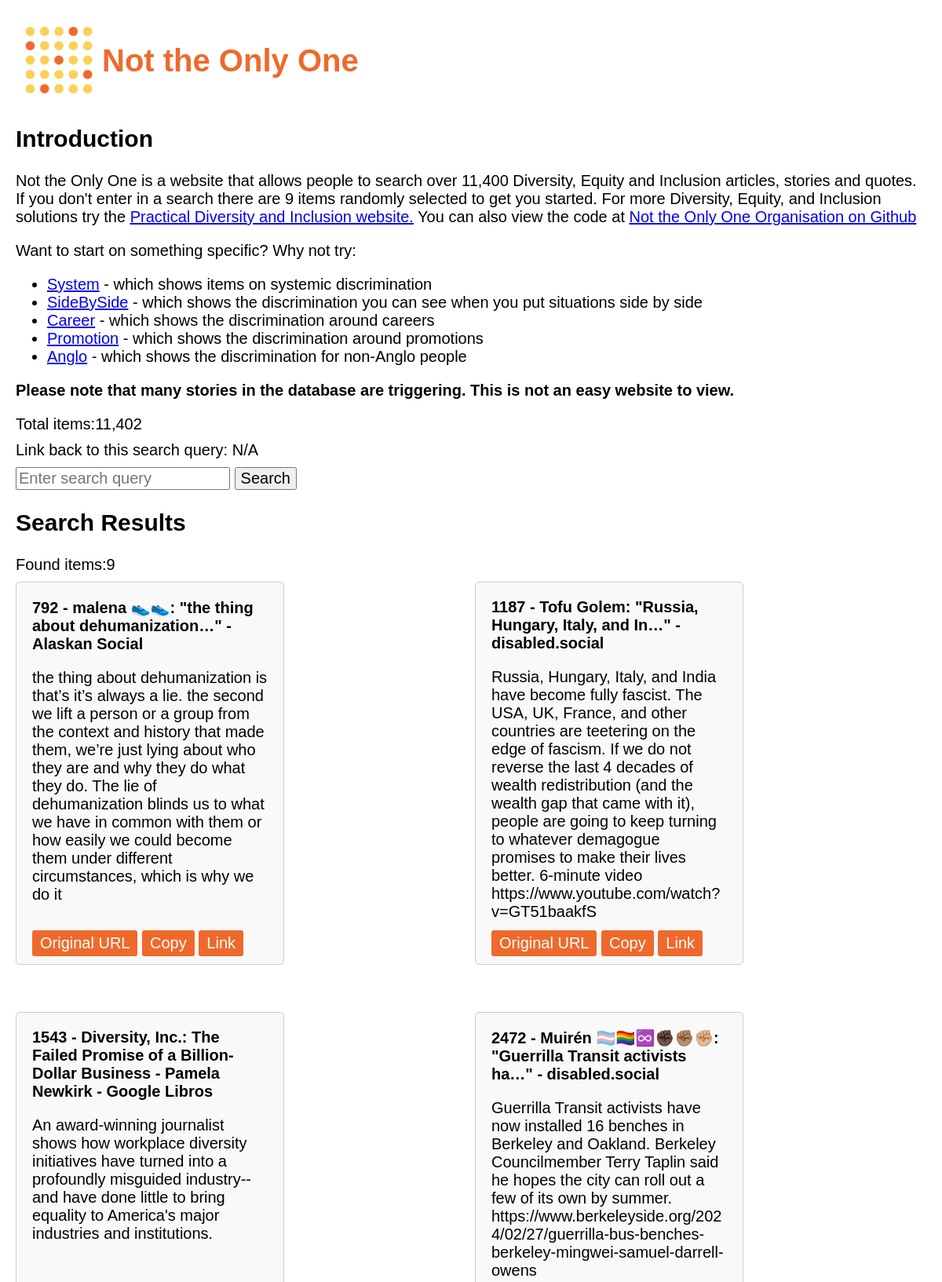
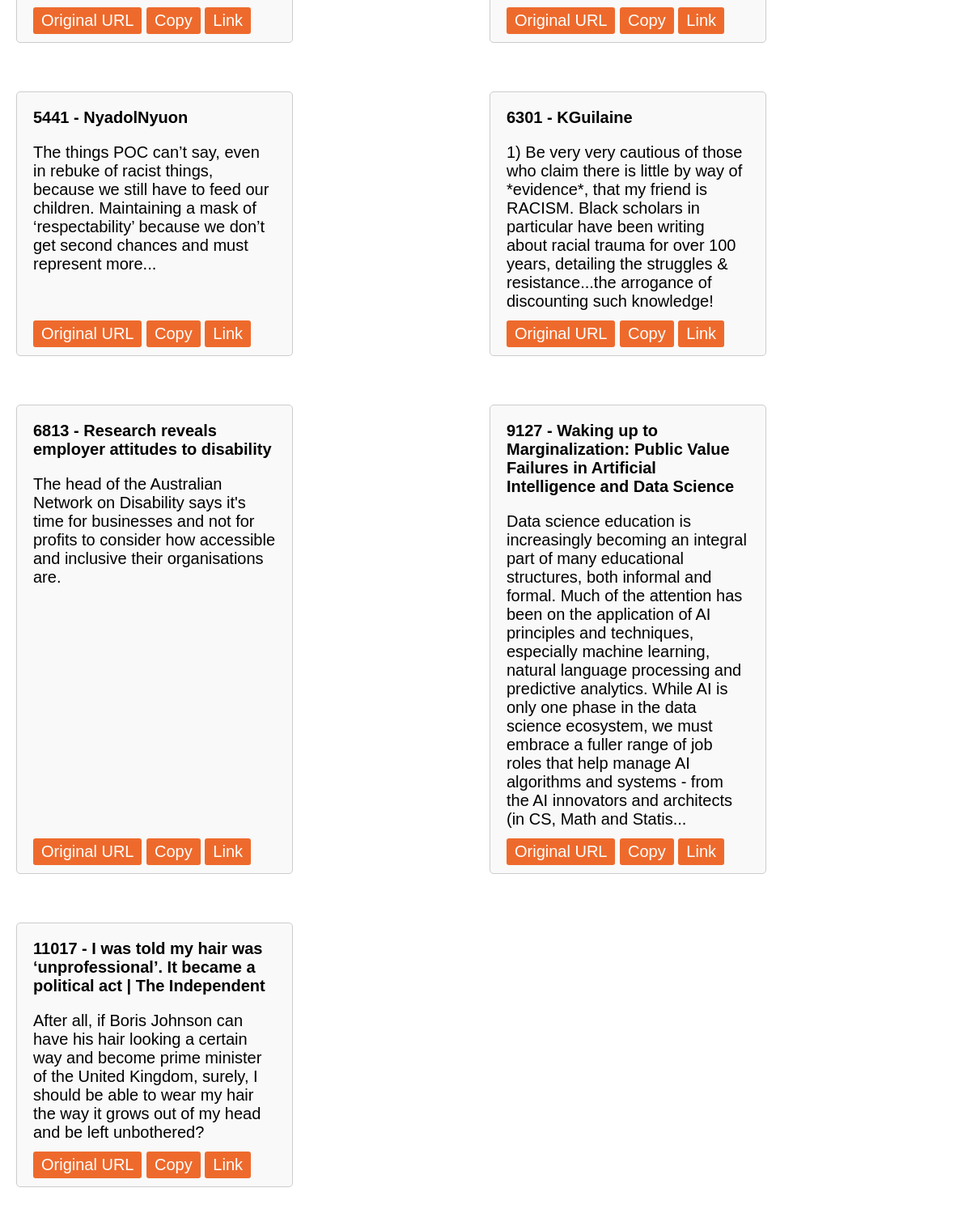
The page / on the database its author committed (2 pictures, top to bottom).
### tables this page shows
CREATE TABLE ntoo_item (
    id INTEGER PRIMARY KEY AUTOINCREMENT,
    "timestamp" TEXT, "title" TEXT, "key_text" TEXT, "link" TEXT
);

### app.py (the view)
@app.route('/', methods=['GET', 'POST'])
def index():
    total_count = get_total_count()
    if request.method == 'POST':
        search_query = request.form['search_query'].lower()
        results = find_items(search_query)
        return render_template('index.html', results=results,total_count=total_count,search_query=search_query)
    else:
        if 'search_query' in request.args:
            search_query = request.args['search_query'].lower()
            results = find_items(search_query)
            return render_template('index.html', results=results,total_count=total_count,search_query=search_query)
        else:
            random_rows = choose_random_rows(choose_number_initial_items)
            results = []
            for random_row in random_rows:
                id, title_lower, title, text_lower, text, url = random_row
                results.append((id, title, text, url))
            return render_template('index.html',results=results,total_count=total_count)

### app.py (called while the page is built)
def get_total_count():
    conn = sqlite3.connect(db_name)
    cursor = conn.cursor()
    cursor.execute(f"SELECT COUNT(*) FROM {table_name}")
    total_count = cursor.fetchone()[0]
    return total_count

def choose_random_rows(choose_number_initial_items):
    total_to_fetch = choose_number_initial_items
    conn = sqlite3.connect(db_name)
    cursor = conn.cursor()
    cursor.execute(f"SELECT COUNT(*) FROM {table_name}")
    total_rows = cursor.fetchone()[0]
    if total_rows < total_to_fetch:
        total_to_fetch = total_rows
    cursor.execute(f"SELECT id FROM {table_name}")
    all_ids = [row[0] for row in cursor.fetchall()]
    sampled_ids = random.sample(all_ids, total_to_fetch)
    placeholders = ",".join("?" for _ in sampled_ids)
    cursor.execute(f"SELECT id, LOWER(title) AS title_lower, title, LOWER(key_text) AS text_lower,key_text, link FROM {table_name} WHERE id IN ({placeholders})", sampled_ids)
    random_rows = cursor.fetchall()
    conn.close()
    return random_rows

### templates/index.html (shortened to what this page needs)
<!DOCTYPE html>
<html>
<head>
</head>
<body>
    <a href="/"><img id="logo" src="{{ url_for('static', filename='ntoo_logo.png') }}"/></a>
    <h1><a href="/">Not the Only One</a></h1>
    <h2 id="introduction" >Introduction</h2>
    <div class="introduction">Not the Only One is a website that allows people to search over {{ "{:,}".format(total_count - (total_count % 100)) }} Diversity, Equity and Inclusion articles, stories and quotes. If you don't enter in a search there are 9 items randomly selected to get you started. For more Diversity, Equity, and Inclusion solutions try the <a href="https://www.practicaldiversity.org/">Practical Diversity and Inclusion website.</a> You can also view the code at <a href="https://github.com/NotTheOnlyOne/ntoo_simple">Not the Only One Organisation on Github</a></div>
    <div>Want to start on something specific? Why not try:
         <ul>
            <li><a href="?search_query=system">System</a> - which shows items on systemic discrimination</li>
            <li><a href="?search_query=SideBySide">SideBySide</a> - which shows the discrimination you can see when you put situations side by side</li>
            <li><a href="?search_query=career">Career</a> - which shows the discrimination around careers</li>
            <li><a href="?search_query=promotion">Promotion</a> - which shows the discrimination around promotions</li>
            <li><a href="?search_query=anglo">Anglo</a> - which shows the discrimination for non-Anglo people</li>
         </ul>
    </div>
    <div class="warning">Please note that many stories in the database are triggering. This is not an easy website to view.</div>
    {% if total_count %}
	<div id="statistics">Total items:{{ "{:,}".format(total_count) }}</div>
    {% endif %}
    {% if search_query %}
        <div id="search_query">Link back to this search query: <a href="/?search_query={{ search_query.replace("#","%23") }}">{{ search_query }}</a></div>
    {% else %}
        <div id="search_query">Link back to this search query: N/A </div>
    {% endif %}
    <form action="/" method="POST">
    {% if search_query %}
        <input type="text" name="search_query" value="{{ search_query }}">
    {% else %}
        <input type="text" name="search_query" placeholder="Enter search query" required>
    {% endif %}
        <button type="submit">Search</button>
    </form>
    {% if results %}
        <h2>Search Results</h2>
	<div id="statistics_search">Found items:{{ results|length }}</div>
        <div class="tiles-container">
            {% for result in results %}
                <div class="tile">
                    <h3>{{ result[0] }} - {{ (result[1] or '') |truncate(200, True, '...') }}</h3>
                    <div class="text">{{ (result[2] or '') |truncate(500, True, '...') }}</div>
		    <div class="btn-group">
		        <a href="{{ result[3].split('?')[0] }}" class="btn btn-link url-btn">Original URL</a>
                        <button class="copy-btn" onclick="copyToClipboard('{{ result[0] }} - {{ result[1]|replace("\"","")|replace("’","\\’")|replace("`","\\`")|replace("'", "\\'")  }}', '{{ result[2]|replace("\"","")|replace("’","\\’")|replace("`","\\`")|replace("'", "\\'")|truncate(300, True, '...') }}', '{{ result[3].split('?')[0] }}')">Copy</button>
                        <a class = "btn btn-link url-btn" href="/?search_query=%23{{ result[0] }}">Link</a>
	            </div>
                </div>
            {% endfor %}
        </div>
    {% endif %}
</body>
</html>

### templates/index.html (style rules this page uses)
#logo { width: 110px; float:left; }
.warning { clear:both; font-weight:bold; margin-bottom: 20px; }
#introduction { clear:both; margin-top: 60px; }
button, input { font-size: 20px; }
.introduction { margin-bottom: 20px; }
body { font-family: Arial, sans-serif; font-size: 20px; margin: 0; padding: 20px; }
#search_query, #statistics_search, #statistics { margin-top: 10px; margin-bottom: 10px; }
h1 { margin-top:35px; color:#ee6a2c; }
h1 a { text-decoration: none; color:#ee6a2c; }
.tiles-container { display: grid; grid-template-columns: repeat(auto-fit, minmax(400px, 1fr)); grid-gap: 20px 10px; }
.tile { border: 1px solid #ccc; padding: 20px; border-radius: 5px; background-color: #f9f9f9; width: 300px; max-height: 750px; margin-bottom: 40px; position: relative; }
.btn-group { margin-top: 20px; position: absolute; bottom: 10px; }
.tile h3 { margin-top: 0; font-size: 20px; word-wrap: break-word; }
.tile div.text { margin-bottom: 35px; font-size: 20px; overflow-wrap: break-word; }
.copy-btn { display: inline-block; background-color: #ee6a2c; color: #fff; font-size:20px; border: none; padding: 5px 10px; border-radius: 3px; cursor: pointer; }
.url-btn { display: inline-block; background-color: #ee6a2c; color: #fff; font-size:20px; border: none; padding: 5px 10px; border-radius: 3px; cursor: pointer; text-decoration: none; }

### rows shown on the page
ntoo_item: id "792", title "malena 👟👟: \"the thing about dehumanization…\" - Alaskan Social", key_text "the thing about dehumanization is that’s it’s always a lie. the second we lift a person or a group from the context and history that made them, we’re just lying about who they are and why they do what they do. The lie of dehumanization blinds us to what we have in common with them or how easily we could become them under different circumstances, which is why we do it"
ntoo_item: id "1187", title "Tofu Golem: \"Russia, Hungary, Italy, and In…\" - disabled.social", key_text "Russia, Hungary, Italy, and India have become fully fascist. The USA, UK, France, and other countries are teetering on the edge of fascism. If we do not reverse the last 4 decades of wealth redistribution (and the wealth gap that came with it), people are going to keep turning to whatever demagogue promises to make their lives better. 6-minute video https://www.youtube.com/watch?v=GT51baakfS"
ntoo_item: id "1543", title "Diversity, Inc.: The Failed Promise of a Billion-Dollar Business - Pamela Newkirk - Google Libros", key_text "An award-winning journalist shows how workplace diversity initiatives have turned into a profoundly misguided industry--and have done little to bring equality to America's major industries and institutions."
ntoo_item: id "2472", title "Muirén 🏳️‍⚧️🏳️‍🌈♾️✊🏿✊🏽✊🏼: \"Guerrilla Transit activists ha…\" - disabled.social", key_text "Guerrilla Transit activists have now installed 16 benches in Berkeley and Oakland. Berkeley Councilmember Terry Taplin said he hopes the city can roll out a few of its own by summer. https://www.berkeleyside.org/2024/02/27/guerrilla-bus-benches-berkeley-mingwei-samuel-darrell-owens"

### other values the page prints
{{ "{:,}".format(total_count - (total_count % 100)) }} "11,400"
{{ "{:,}".format(total_count) }} "11,402"
{{ results|length }} "9"
{{ result[0] }} "5441" "6301" "6813" "9127" "11017"
{{ (result[1] or '') |truncate(200, True, '...') }} "NyadolNyuon" "KGuilaine" "Research reveals employer attitudes to disability" "Waking up to Marginalization: Public Value Failures in Artificial Intelligence and Data Science" "I was told my hair was ‘unprofessional’. It became a political act | The Independent"
{{ (result[2] or '') |truncate(500, True, '...') }} "The head of the Australian Network on Disability says it's time for businesses and not for profits to consider how accessible and inclusive their organisations are."
